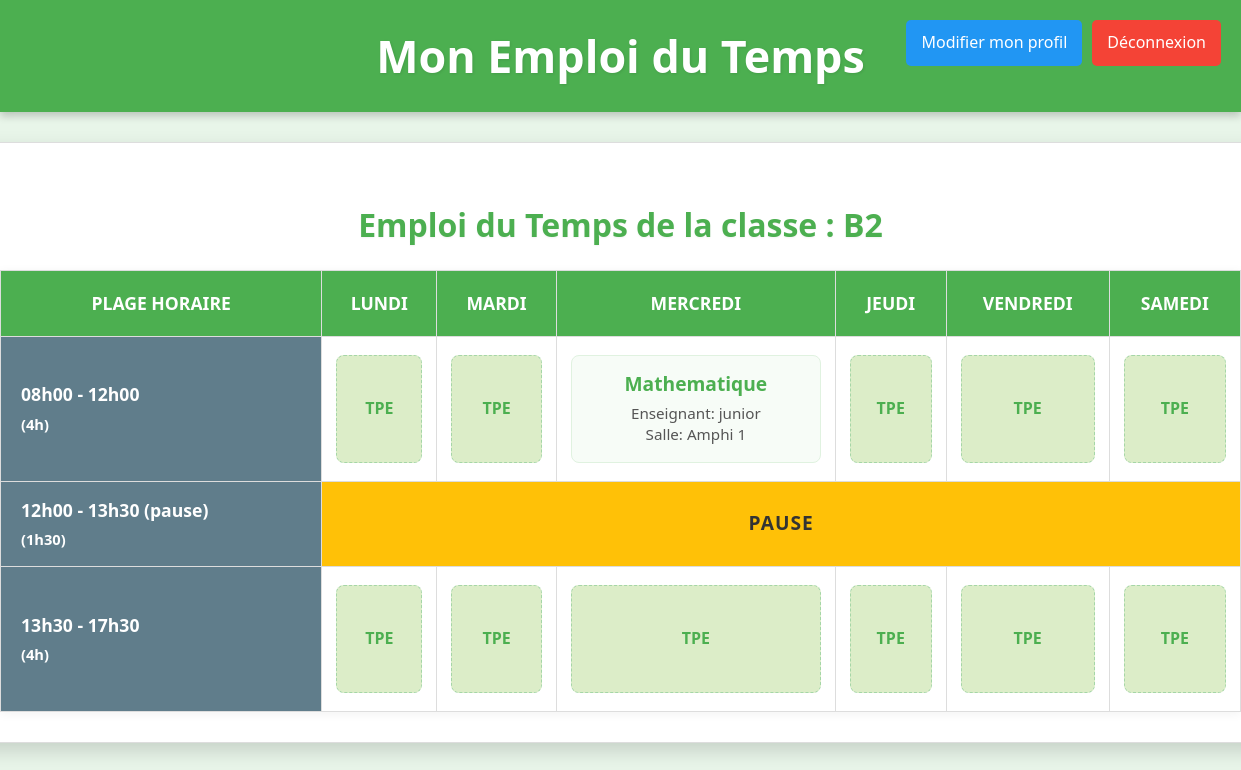
The app's page /emploi_eleve.php?classe_id=5 (signed in) with its own data.
### tables this page shows
CREATE TABLE IF NOT EXISTS `salles` (
  `id` int NOT NULL AUTO_INCREMENT,
  `nom` varchar(100) NOT NULL,
  `capacite` int DEFAULT NULL,
  `est_indisponible` tinyint DEFAULT '0',
  PRIMARY KEY (`id`)
);

CREATE TABLE IF NOT EXISTS `emploi_du_temps` (
  `id` int NOT NULL AUTO_INCREMENT,
  `enseignant_id` int NOT NULL,
  `matiere_id` int NOT NULL,
  `salle_physique_id` int NOT NULL,
  `classe_id` int NOT NULL,
  `jour` varchar(20) NOT NULL,
  `creneau` varchar(50) NOT NULL,
  `heure_debut` time NOT NULL,
  `heure_fin` time NOT NULL,
  PRIMARY KEY (`id`),
  UNIQUE KEY `unique_slot_per_physical_salle` (`jour`,`creneau`,`salle_physique_id`),
  UNIQUE KEY `unique_enseignant_slot` (`jour`,`creneau`,`enseignant_id`),
  UNIQUE KEY `unique_class_slot` (`jour`,`creneau`,`classe_id`),
  KEY `enseignant_id` (`enseignant_id`),
  KEY `matiere_id` (`matiere_id`),
  KEY `salle_physique_id` (`salle_physique_id`),
  KEY `classe_id` (`classe_id`)
);

CREATE TABLE IF NOT EXISTS `matieres` (
  `id` int NOT NULL AUTO_INCREMENT,
  `nom` varchar(100) NOT NULL,
  `duree` int DEFAULT '4',
  `id_enseignant` int DEFAULT NULL,
  `nom_enseignant` varchar(255) DEFAULT NULL,
  PRIMARY KEY (`id`),
  KEY `fk_matiere_enseignant` (`id_enseignant`)
);

CREATE TABLE IF NOT EXISTS `enseignants` (
  `id` int NOT NULL AUTO_INCREMENT,
  `nom` varchar(100) NOT NULL,
  `classe` varchar(100) DEFAULT NULL,
  `volume_horaire` int DEFAULT NULL,
  `mot_de_passe` varchar(255) DEFAULT NULL,
  `type_evenement` varchar(50) DEFAULT NULL,
  `salle_id` int DEFAULT NULL,
  `matiere` varchar(255) DEFAULT NULL,
  `email` varchar(255) NOT NULL,
  PRIMARY KEY (`id`)
);

CREATE TABLE IF NOT EXISTS `salles_physiques` (
  `id` int NOT NULL AUTO_INCREMENT,
  `nom` varchar(100) NOT NULL,
  `capacite` int DEFAULT NULL,
  `est_indisponible` tinyint(1) DEFAULT '0',
  PRIMARY KEY (`id`),
  UNIQUE KEY `nom` (`nom`)
);

### emploi_eleve.php (the view, shortened to what this page needs)
<?php
$selected_classe_id = $_SESSION['classe_id'] ?? null;
$host = 'localhost';
$db   = 'gilles_le_magnifique';
$user = 'root';
$pass = 'root';
$charset = 'utf8mb4';
$dsn = "mysql:host=$host;dbname=$db;charset=$charset";
$options = [
    PDO::ATTR_ERRMODE            => PDO::ERRMODE_EXCEPTION,
    PDO::ATTR_DEFAULT_FETCH_MODE => PDO::FETCH_ASSOC,
    PDO::ATTR_EMULATE_PREPARES   => false,
];
$conn = null;
try {
    $conn = new PDO($dsn, $user, $pass, $options);
} catch (\PDOException $e) {
    die("Erreur de connexion à la base de données : " . $e->getMessage());
}
$jours_semaine = ['Lundi', 'Mardi', 'Mercredi', 'Jeudi', 'Vendredi', 'Samedi'];
$creneaux_horaires = [
    '08h00-12h00' => ['label' => '08h00 - 12h00', 'duration' => '4h'],
    '12h00-13h30' => ['label' => '12h00 - 13h30 (pause)', 'duration' => '1h30'],
    '13h30-17h30' => ['label' => '13h30 - 17h30', 'duration' => '4h'],
];
$emploi_du_temps_classe = [];
$classe_nom_affiche = "Classe Inconnue";
$stmt_classe_nom = $conn->prepare("SELECT nom FROM salles WHERE id = ?");
$stmt_classe_nom->execute([$selected_classe_id]);
$classe_info = $stmt_classe_nom->fetch();
if ($classe_info) {
    $classe_nom_affiche = $classe_info['nom'];
}
$stmt_emploi = $conn->prepare("
    SELECT
        edt.jour,
        edt.creneau,
        e.nom AS enseignant_nom,
        m.nom AS matiere_nom,
        sp.nom AS salle_physique_nom
    FROM
        emploi_du_temps edt
    JOIN
        enseignants e ON edt.enseignant_id = e.id
    JOIN
        matieres m ON edt.matiere_id = m.id
    JOIN
        salles_physiques sp ON edt.salle_physique_id = sp.id
    WHERE
        edt.classe_id = ?
        AND edt.jour IN ('Lundi', 'Mardi', 'Mercredi', 'Jeudi', 'Vendredi', 'Samedi') -- Ajout de cette condition pour être sûr
    ORDER BY
        FIELD(edt.jour, 'Lundi', 'Mardi', 'Mercredi', 'Jeudi', 'Vendredi', 'Samedi'), -- CORRIGÉ ici aussi
        edt.heure_debut
");
$stmt_emploi->execute([$selected_classe_id]);
$resultats_raw = $stmt_emploi->fetchAll();
foreach ($resultats_raw as $slot) {
    $emploi_du_temps_classe[$slot['jour']][$slot['creneau']] = [
        'enseignant' => $slot['enseignant_nom'],
        'matiere' => $slot['matiere_nom'],
        'salle' => $slot['salle_physique_nom']
    ];
}
?>
<!DOCTYPE html>
<html lang="fr">
<head>
</head>
<body>
    <header>
        <h1>Mon Emploi du Temps</h1>
        <div class="header-actions">
            <a href="modifier_profil_eleve.php" class="action-button profile-button">Modifier mon profil</a>
            <a href="login.php" class="action-button logout-button">Déconnexion</a>
        </div>
    </header>
    <div class="container">
        <h2 style="text-align: center; color: var(--primary-color); margin-bottom: 20px; font-size: 2em;">
            Emploi du Temps de la classe : <?php echo htmlspecialchars($classe_nom_affiche); ?>
        </h2>
        <?php if (empty($emploi_du_temps_classe)): ?>
            <p style="text-align: center; padding: 20px; background-color: #ffe0b2; border-radius: 8px; color: #e65100; font-weight: bold;">
                L'emploi du temps n'est pas encore disponible pour votre classe ou n'a pas été généré.
                Veuillez contacter l'administration de l'établissement.
            </p>
        <?php else: ?>
            <table>
                <thead>
                    <tr>
                        <th>Plage Horaire</th>
                        <?php foreach ($jours_semaine as $jour):  ?>
                            <th><?php echo htmlspecialchars($jour); ?></th>
                        <?php endforeach; ?>
                    </tr>
                </thead>
                <tbody>
                    <?php foreach ($creneaux_horaires as $creneau_value => $creneau_info): ?>
                        <tr>
                            <td class="creneau-horaire">
                                <?php echo htmlspecialchars($creneau_info['label']); ?>
                                <br><small>(<?php echo htmlspecialchars($creneau_info['duration']); ?>)</small>
                            </td>
                            <?php foreach ($jours_semaine as $jour): ?>
                                <?php if ($creneau_value === '12h00-13h30'): ?>
                                    <td class="pause-slot" colspan="<?php echo count($jours_semaine); ?>">PAUSE</td>
                                    <?php break; ?>
                                <?php else: ?>
                                    <td>
                                        <?php if (isset($emploi_du_temps_classe[$jour][$creneau_value])): ?>
                                            <div class="slot-content">
                                                <p class="matiere"><?php echo htmlspecialchars($emploi_du_temps_classe[$jour][$creneau_value]['matiere']); ?></p>
                                                <p class="details">Enseignant: <?php echo htmlspecialchars($emploi_du_temps_classe[$jour][$creneau_value]['enseignant']); ?></p>
                                                <p class="details">Salle: <?php echo htmlspecialchars($emploi_du_temps_classe[$jour][$creneau_value]['salle']); ?></p>
                                            </div>
                                        <?php else: ?>
                                            <div class="slot-content no-slot">
                                                TPE
                                            </div>
                                        <?php endif; ?>
                                    </td>
                                <?php endif; ?>
                            <?php endforeach; ?>
                        </tr>
                    <?php endforeach; ?>
                </tbody>
            </table>
        <?php endif; ?>
    </div>
</body>
</html>

### emploi_eleve.php (style rules this page uses)
:root { --primary-color: #4CAF50; --secondary-color: #607D8B; --background-light: #e8f5e9; --text-dark: #333; --text-light: #555; --border-color: #ddd; --box-shadow: rgba(0, 0, 0, 0.15); --pause-color: #FFC107; --tpe-color: #DCEDC8; --header-bg: #4CAF50; --header-text: white; --logout-button-bg: #f44336; --logout-button-hover: #d32f2f; --profile-button-bg: #2196F3; --profile-button-hover: #1976D2; }
body { font-family: 'Segoe UI', Arial, sans-serif; line-height: 1.6; margin: 0; padding: 0; background-color: var(--background-light); color: var(--text-dark); display: flex; flex-direction: column; align-items: center; min-height: 100vh; }
header { width: 100%; background-color: var(--header-bg); color: var(--header-text); padding: 20px 0; text-align: center; box-shadow: 0 4px 8px rgba(0,0,0,0.2); position: relative; }
header h1 { margin: 0; font-size: 2.8em; text-shadow: 1px 1px 3px rgba(0, 0, 0, 0.1); }
.header-actions { position: absolute; top: 20px; right: 20px; display: flex; gap: 10px; }
.action-button { padding: 10px 15px; border: none; border-radius: 5px; cursor: pointer; font-size: 1em; text-decoration: none; transition: background-color 0.3s ease; color: var(--header-text); }
.logout-button { background-color: var(--logout-button-bg); }
.profile-button { background-color: var(--profile-button-bg); }
.container { background-color: white; padding: 30px; border-radius: 15px; box-shadow: 0 8px 20px var(--box-shadow); width: 100%; max-width: 1300px; margin-top: 30px; margin-bottom: 20px; border: 1px solid var(--border-color); }
h2 { text-align: center; color: var(--primary-color); margin-bottom: 20px; font-size: 2em; text-shadow: 0 1px 2px rgba(0,0,0,0.05); }
table { width: 100%; border-collapse: collapse; margin-top: 20px; box-shadow: 0 2px 10px rgba(0,0,0,0.05); }
th, td { border: 1px solid var(--border-color); padding: 14px 10px; text-align: center; vertical-align: top; font-size: 1em; }
th { background-color: var(--primary-color); color: white; font-weight: bold; text-transform: uppercase; padding: 18px 10px; font-size: 1.1em; }
td { background-color: #ffffff; }
.creneau-horaire { background-color: var(--secondary-color); color: white; font-weight: bold; text-align: left; padding-left: 20px; font-size: 1.1em; vertical-align: middle; }
.pause-slot { background-color: var(--pause-color); color: var(--text-dark); font-weight: bold; text-align: center; vertical-align: middle; font-size: 1.2em; letter-spacing: 1px; }
.slot-content { padding: 8px; border-radius: 8px; margin: 4px; min-height: 90px; display: flex; flex-direction: column; justify-content: center; align-items: center; background-color: #f7fcf7; border: 1px solid #e0f2e0; }
.slot-content p { margin: 0; line-height: 1.4; }
.slot-content .matiere { font-weight: bold; color: var(--primary-color); font-size: 1.2em; margin-bottom: 5px; }
.slot-content .details { font-size: 0.95em; color: var(--text-light); }
.no-slot { background-color: var(--tpe-color); color: #4CAF50; font-weight: bold; font-size: 1em; display: flex; justify-content: center; align-items: center; height: 100%; border: 1px dashed #A5D6A7; }

### records on screen
salles: nom "B2"
emploi_du_temps: matiere.nom "Mathematique", enseignant.nom "junior", salle_physique.nom "Amphi 1"

### other values on screen
$jour "LUNDI"
$jour "MARDI"
$jour "MERCREDI"
$jour "JEUDI"
$jour "VENDREDI"
$jour "SAMEDI"
$creneau_info['label'] "08h00 - 12h00"
$creneau_info['duration'] "4h"
$creneau_info['label'] "12h00 - 13h30 (pause)"
$creneau_info['duration'] "1h30"
$creneau_info['label'] "13h30 - 17h30"
